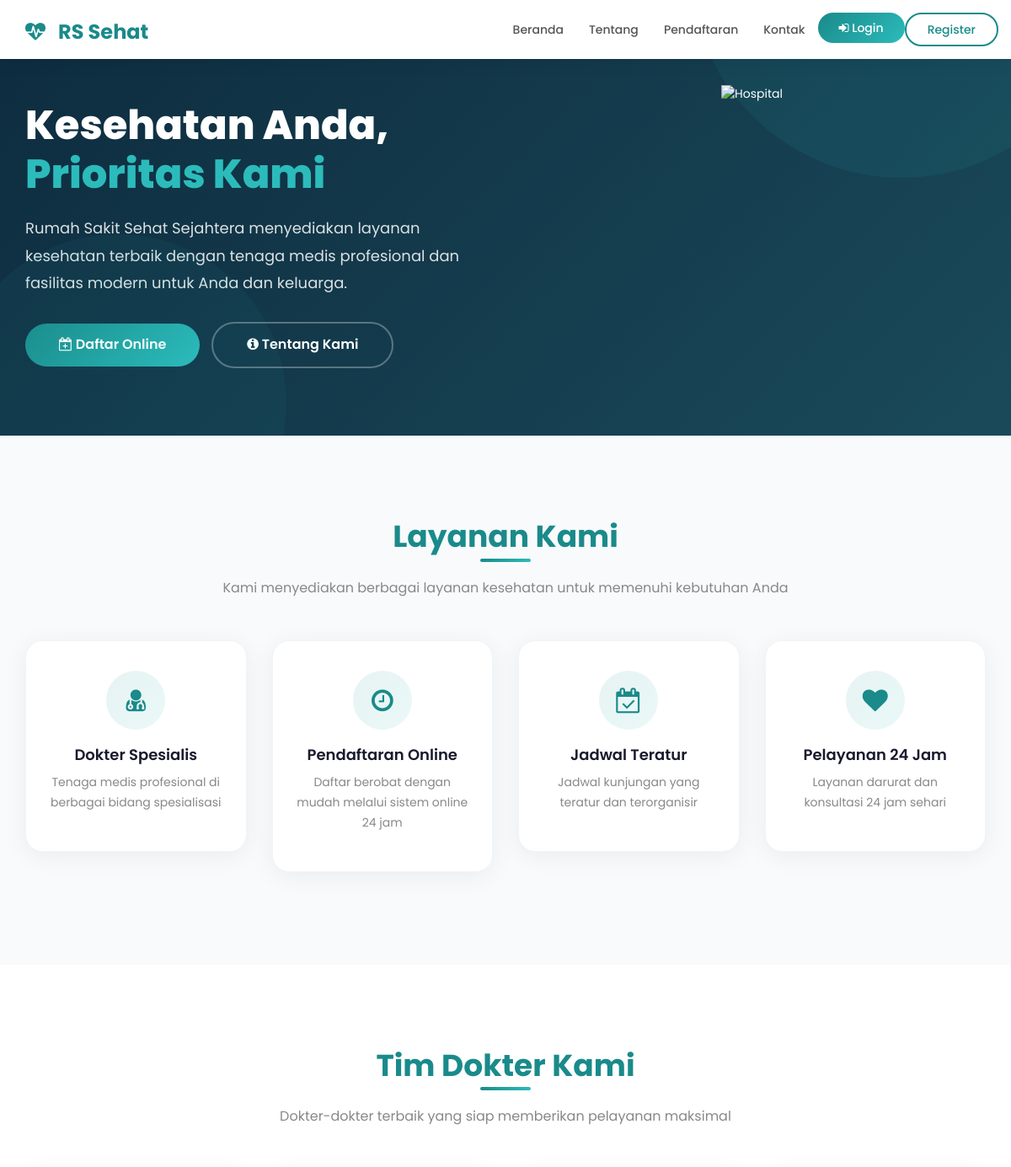
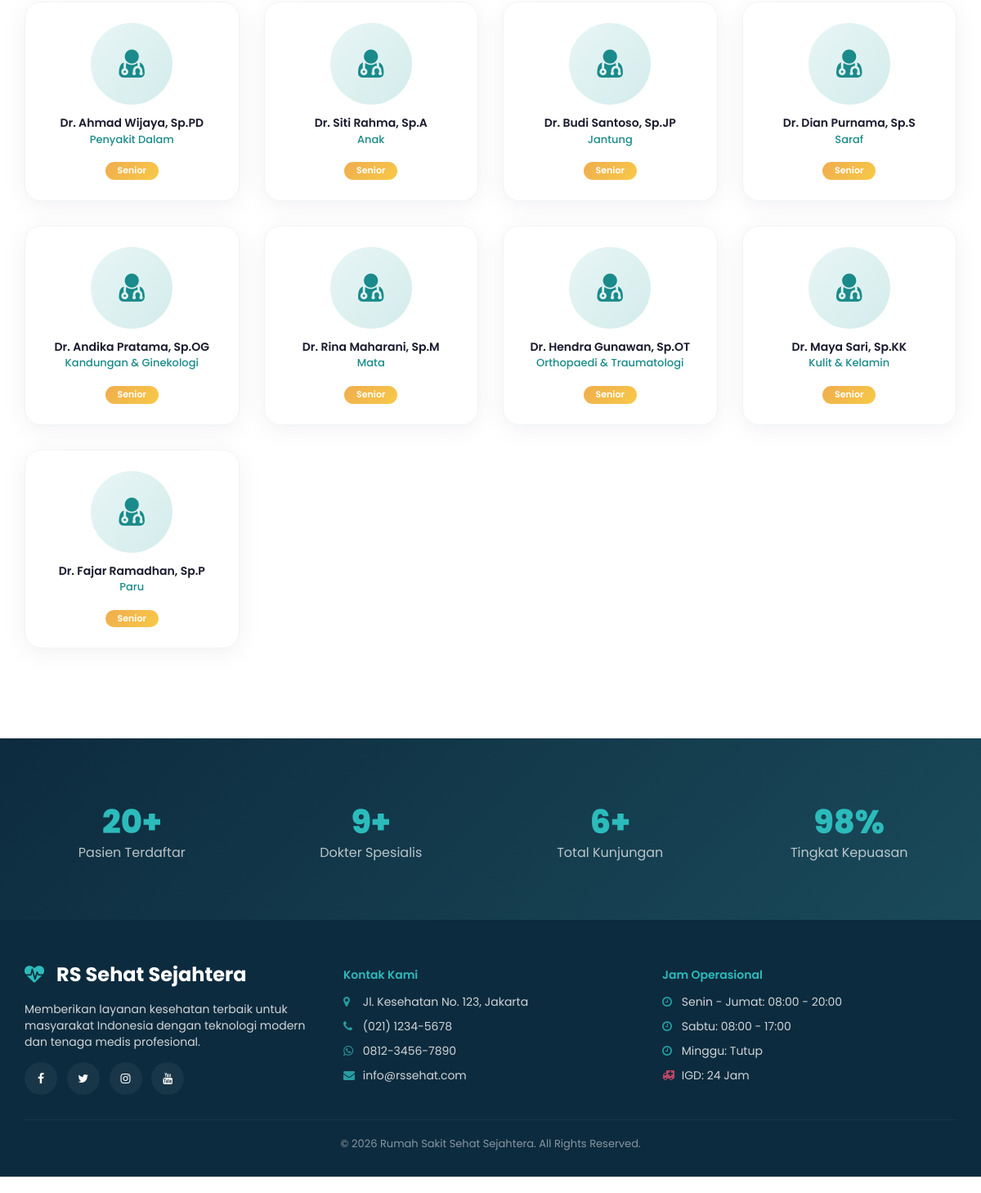
The page / on the database its author committed (2 pictures, top to bottom).
### tables this page shows
CREATE TABLE `dokter` (
  `id_dokter` int(11) NOT NULL,
  `nama_dokter` varchar(100) NOT NULL,
  `spesialis` varchar(100) NOT NULL,
  `no_telepon` varchar(15) DEFAULT NULL
);

### application/controllers/Landing.php (called while the page is built, shortened)
<?php
class Landing extends CI_Controller {
    public function __construct() {
        $this->load->model('model_dokter');
        $this->load->model('model_pendaftaran');
        $this->load->model('model_pasien');
        $this->load->helper('url');
        $this->load->helper('form');
        $this->load->library('form_validation');
        $this->load->library('session');
    }
    public function index() {
        $data['title'] = 'Rumah Sakit Sehat Sejahtera';
        $data['dokter'] = $this->model_dokter->get_all();
        $data['total_pasien'] = $this->model_pasien->get_total();
        $data['total_pendaftaran'] = $this->model_pendaftaran->get_statistik();
        $this->load->view('public/landing', $data);
    }
}

### index.php (called while the page is built, shortened)
<?php
require_once BASEPATH.'core/CodeIgniter.php';

### application/models/model_dokter.php (called while the page is built, shortened)
<?php
class model_dokter extends CI_Model {
    private $table = 'dokter';
    public function get_all() {
        return $this->db->get($this->table)->result();
    }
}

### application/views/public/landing.php (the view, shortened to what this page needs)
<!DOCTYPE html>
<html lang="id">
<head>
    <link rel="stylesheet" href="https://maxcdn.bootstrapcdn.com/bootstrap/3.4.1/css/bootstrap.min.css">
    <link rel="stylesheet" href="https://cdnjs.cloudflare.com/ajax/libs/font-awesome/4.7.0/css/font-awesome.min.css">
</head>
<body>
<nav class="navbar navbar-fixed-top">
    <div class="container">
        <div class="navbar-header">
            <a class="navbar-brand" href="<?= base_url('landing'); ?>">
                <i class="fa fa-heartbeat"></i> RS Sehat
            </a>
        </div>
        <div class="collapse navbar-collapse" id="navbar">
            <ul class="nav navbar-nav navbar-right">
                <li><a href="<?= base_url('landing'); ?>">Beranda</a></li>
                <li><a href="<?= base_url('tentang'); ?>">Tentang</a></li>
                <li><a href="<?= base_url('pendaftaran'); ?>">Pendaftaran</a></li>
                <li><a href="<?= base_url('kontak'); ?>">Kontak</a></li>
<?php if($this->session->userdata('login')): ?>
    <?php if($this->session->userdata('role') == 'admin'): ?>
        <li><a href="<?= base_url('dashboard'); ?>"><i class="fa fa-dashboard"></i> Dashboard</a></li>
    <?php else: ?>
        <li><a href="<?= base_url('pasien'); ?>"><i class="fa fa-user"></i> Dashboard</a></li>
    <?php endif; ?>
    <li><a href="<?= base_url('logout'); ?>" class="btn-nav"><i class="fa fa-sign-out"></i> Logout</a></li>
<?php else: ?>
    <li><a href="<?= base_url('login'); ?>" class="btn-nav"><i class="fa fa-sign-in"></i> Login</a></li>
    <li><a href="<?= base_url('register'); ?>" class="btn-nav" style="background: transparent; border: 2px solid #1a8a8a; color: #1a8a8a !important;">Register</a></li>
<?php endif; ?>
            </ul>
        </div>
    </div>
</nav>
<section class="hero">
    <div class="container">
        <div class="row">
            <div class="col-md-6">
                <h1>Kesehatan Anda, <span>Prioritas Kami</span></h1>
                <p>Rumah Sakit Sehat Sejahtera menyediakan layanan kesehatan terbaik dengan tenaga medis profesional dan fasilitas modern untuk Anda dan keluarga.</p>
                <a href="<?= base_url('pendaftaran'); ?>" class="btn-hero">
                    <i class="fa fa-calendar-plus-o"></i> Daftar Online
                </a>
                <a href="<?= base_url('tentang'); ?>" class="btn-hero-outline">
                    <i class="fa fa-info-circle"></i> Tentang Kami
                </a>
            </div>
            <div class="col-md-6 text-center hero-image">
                <img src="https://img.icons8.com/fluency/400/000000/hospital.png" alt="Hospital" class="img-responsive" style="display: inline-block; max-width: 80%;">
            </div>
        </div>
    </div>
</section>
<section style="padding: 80px 0; background: #f8fafc;">
    <div class="container">
        <div class="section-title">
            <h2>Layanan Kami</h2>
            <p>Kami menyediakan berbagai layanan kesehatan untuk memenuhi kebutuhan Anda</p>
        </div>
        <div class="row">
            <div class="col-md-3 col-sm-6">
                <div class="feature-card">
                    <div class="icon"><i class="fa fa-user-md"></i></div>
                    <h4>Dokter Spesialis</h4>
                    <p>Tenaga medis profesional di berbagai bidang spesialisasi</p>
                </div>
            </div>
            <div class="col-md-3 col-sm-6">
                <div class="feature-card">
                    <div class="icon"><i class="fa fa-clock-o"></i></div>
                    <h4>Pendaftaran Online</h4>
                    <p>Daftar berobat dengan mudah melalui sistem online 24 jam</p>
                </div>
            </div>
            <div class="col-md-3 col-sm-6">
                <div class="feature-card">
                    <div class="icon"><i class="fa fa-calendar-check-o"></i></div>
                    <h4>Jadwal Teratur</h4>
                    <p>Jadwal kunjungan yang teratur dan terorganisir</p>
                </div>
            </div>
            <div class="col-md-3 col-sm-6">
                <div class="feature-card">
                    <div class="icon"><i class="fa fa-heart"></i></div>
                    <h4>Pelayanan 24 Jam</h4>
                    <p>Layanan darurat dan konsultasi 24 jam sehari</p>
                </div>
            </div>
        </div>
    </div>
</section>
<section style="padding: 80px 0;">
    <div class="container">
        <div class="section-title">
            <h2>Tim Dokter Kami</h2>
            <p>Dokter-dokter terbaik yang siap memberikan pelayanan maksimal</p>
        </div>
        <div class="row">
            <?php if(isset($dokter) && count($dokter) > 0):
                foreach($dokter as $d): ?>
            <div class="col-md-3 col-sm-6">
                <div class="doctor-card">
                    <div class="avatar"><i class="fa fa-user-md"></i></div>
                    <h5><?= $d->nama_dokter; ?></h5>
                    <p class="spesialis"><?= $d->spesialis; ?></p>
                    <span class="badge-senior">Senior</span>
                </div>
            </div>
            <?php endforeach;
            else: ?>
            <div class="col-md-12 text-center">
                <p class="text-muted">Belum ada data dokter</p>
            </div>
            <?php endif; ?>
        </div>
    </div>
</section>
<section class="stat-section">
    <div class="container">
        <div class="row">
            <div class="col-md-3 col-sm-6">
                <div class="stat-box">
                    <h3><?= isset($total_pasien) ? $total_pasien : 0; ?>+</h3>
                    <p>Pasien Terdaftar</p>
                </div>
            </div>
            <div class="col-md-3 col-sm-6">
                <div class="stat-box">
                    <h3><?= isset($dokter) ? count($dokter) : 0; ?>+</h3>
                    <p>Dokter Spesialis</p>
                </div>
            </div>
            <div class="col-md-3 col-sm-6">
                <div class="stat-box">
                    <h3><?= isset($total_pendaftaran['total']) ? $total_pendaftaran['total'] : 0; ?>+</h3>
                    <p>Total Kunjungan</p>
                </div>
            </div>
            <div class="col-md-3 col-sm-6">
                <div class="stat-box">
                    <h3>98%</h3>
                    <p>Tingkat Kepuasan</p>
                </div>
            </div>
        </div>
    </div>
</section>
<footer>
    <div class="container">
        <div class="row">
            <div class="col-md-4">
                <div class="footer-brand">
                    <i class="fa fa-heartbeat"></i> RS Sehat Sejahtera
                </div>
                <p style="margin-top: 15px;">Memberikan layanan kesehatan terbaik untuk masyarakat Indonesia dengan teknologi modern dan tenaga medis profesional.</p>
                <div class="social" style="margin-top: 15px;">
                    <a href="#"><i class="fa fa-facebook"></i></a>
                    <a href="#"><i class="fa fa-twitter"></i></a>
                    <a href="#"><i class="fa fa-instagram"></i></a>
                    <a href="#"><i class="fa fa-youtube"></i></a>
                </div>
            </div>
            <div class="col-md-4">
                <h5>Kontak Kami</h5>
                <p><i class="fa fa-map-marker" style="color:#2cbbbb; width:20px;"></i> Jl. Kesehatan No. 123, Jakarta</p>
                <p><i class="fa fa-phone" style="color:#2cbbbb; width:20px;"></i> (021) 1234-5678</p>
                <p><i class="fa fa-whatsapp" style="color:#2cbbbb; width:20px;"></i> 0812-3456-7890</p>
                <p><i class="fa fa-envelope" style="color:#2cbbbb; width:20px;"></i> info@rssehat.com</p>
            </div>
            <div class="col-md-4">
                <h5>Jam Operasional</h5>
                <p><i class="fa fa-clock-o" style="color:#2cbbbb; width:20px;"></i> Senin - Jumat: 08:00 - 20:00</p>
                <p><i class="fa fa-clock-o" style="color:#2cbbbb; width:20px;"></i> Sabtu: 08:00 - 17:00</p>
                <p><i class="fa fa-clock-o" style="color:#2cbbbb; width:20px;"></i> Minggu: Tutup</p>
                <p><i class="fa fa-ambulance" style="color:#e74c6f; width:20px;"></i> IGD: 24 Jam</p>
            </div>
        </div>
        <hr style="border-color: rgba(255,255,255,0.05); margin-top: 30px;">
        <p style="text-align: center; opacity: 0.5; margin: 0; font-size: 13px;">
            &copy; <?= date('Y'); ?> Rumah Sakit Sehat Sejahtera. All Rights Reserved.
        </p>
    </div>
</footer>
</body>
</html>

### rows shown on the page
dokter: nama_dokter "Dr. Ahmad Wijaya, Sp.PD", spesialis "Penyakit Dalam"
dokter: nama_dokter "Dr. Siti Rahma, Sp.A", spesialis "Anak"
dokter: nama_dokter "Dr. Budi Santoso, Sp.JP", spesialis "Jantung"
dokter: nama_dokter "Dr. Dian Purnama, Sp.S", spesialis "Saraf"
dokter: nama_dokter "Dr. Andika Pratama, Sp.OG", spesialis "Kandungan & Ginekologi"
dokter: nama_dokter "Dr. Rina Maharani, Sp.M", spesialis "Mata"
dokter: nama_dokter "Dr. Hendra Gunawan, Sp.OT", spesialis "Orthopaedi & Traumatologi"
dokter: nama_dokter "Dr. Maya Sari, Sp.KK", spesialis "Kulit & Kelamin"
dokter: nama_dokter "Dr. Fajar Ramadhan, Sp.P", spesialis "Paru"

### other values the page prints
$total_pasien "20"
count($dokter) "9"
$total_pendaftaran['total'] "6"
